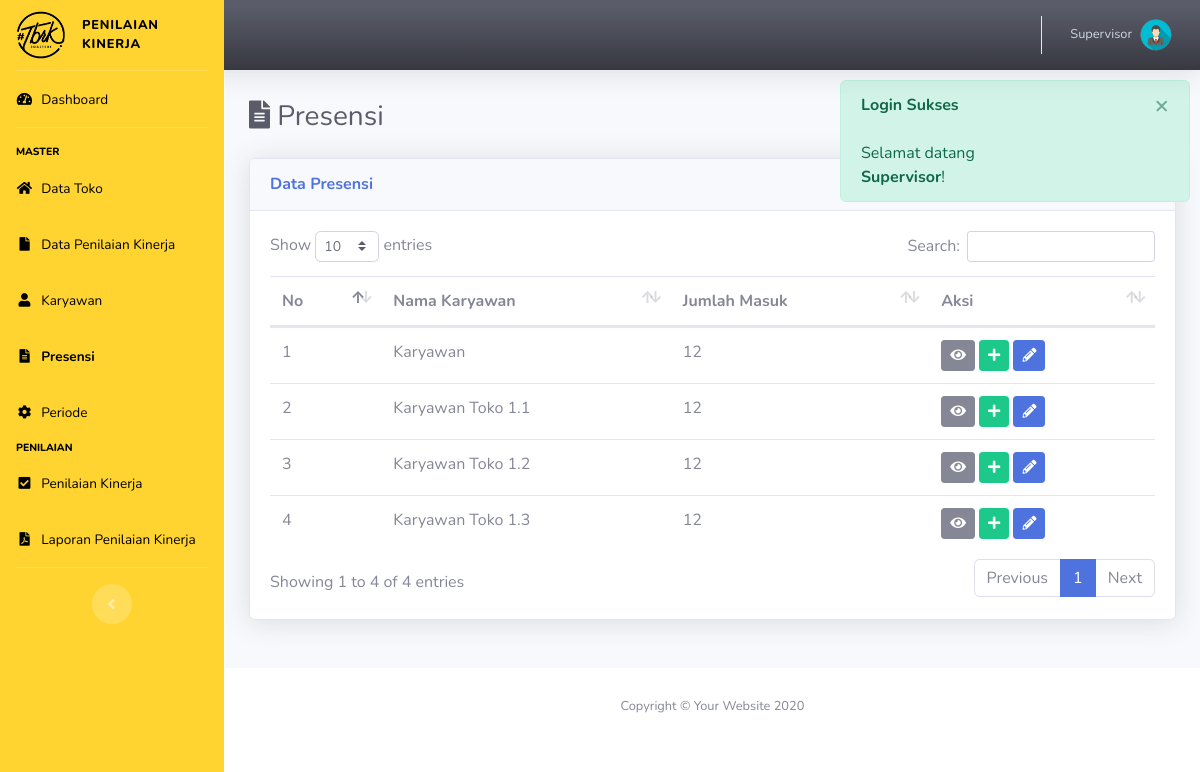
/index.php?p=presensi (signed in), run on the app's committed database.
### tables this page shows
CREATE TABLE `karyawan` (
  `id_kar` varchar(12) NOT NULL,
  `id_jabatan` int(11) NOT NULL,
  `id_toko` int(11) NOT NULL,
  `password` varchar(12) NOT NULL,
  `nama` varchar(50) NOT NULL,
  `alamat` varchar(50) NOT NULL,
  `no_telp` varchar(50) NOT NULL
);

CREATE TABLE `presensi` (
  `id_pres` int(11) NOT NULL,
  `id_periode` int(11) NOT NULL DEFAULT '0',
  `id_kar` varchar(12) NOT NULL,
  `jml_masuk` int(11) NOT NULL
);

### pages/presensi.php (the view, shortened to what this page needs)
<div class="d-sm-flex align-items-center justify-content-between mb-4">
    <h1 class="h3 mb-0 text-gray-800"> <i class="fa fa-file-alt"></i> Presensi</h1>
</div>
<?php
	$ket = "Data";
?>
<div class="row row_angket">
	<div class="col mb-4">
		<div class="card shadow mb-4">
            <div class="card-header py-3 d-flex flex-row align-items-center justify-content-between">
                <h6 class="m-0 font-weight-bold text-primary"><?= ucfirst($ket); ?> Presensi</h6>
            </div>
            <div class="card-body">
            <?php
            	if(!isset($form)):
            ?>
            	<table class="table dataTable">
            		<thead>
            			<tr>
            				<th>No</th>
            				<th>Nama Karyawan</th>
            				<th>Jumlah Masuk</th>
            				<th>Aksi</th>
            			</tr>
            		</thead>
            		<tbody>
            		<?php
            			$i=0;
                        $idd = "SELECT * FROM karyawan WHERE nama = '{$_SESSION['name']}'";
                        $p = mysqli_query($con,$idd);
                        while ($row = mysqli_fetch_array($p)) {
                            $idtk = $row['id_toko'];
                        }
            			$sql = "SELECT *,
                                    k.id_kar AS idk FROM karyawan k
                                JOIN jabatan j ON k.id_jabatan  = j.id_jabatan
                                LEFT JOIN presensi p ON k.id_kar = p.id_kar
                                JOIN periode q ON p.id_periode = q.id_periode
                                WHERE k.id_toko = $idtk AND j.level = 4 AND q.status_periode = 1 ";
            			$q = mysqli_query($con, $sql);
            			while($row = mysqli_fetch_array($q)):
                            $id_pres = $row['id_pres']==null?"kar_".$row['idk']:$row['id_pres'];
                            $jml_masuk = $row['jml_masuk']==null?'0':$row['jml_masuk'];
            		?>
            			<tr>
            				<td><?= ++$i; ?></td>
                            <td><?= $row['nama']; ?></td>
                            <td><?= $jml_masuk; ?></td>
            				<td>
                                <button type="button" class="btn btn-sm btn-secondary btn-detail" data-id="<?= $row['idk'] ?>" data-toggle="tooltip" data-placement="top" title="Detail">
                                    <i class="fa fa-eye"></i>
                                </button>
                                <button type="button" class="btn btn-sm btn-success btn-tambah" data-jml="<?= $jml_masuk ?>" data-id="<?= $id_pres ?>" data-toggle="tooltip" data-placement="top" title="Tambah">
                                    <i class="fa fa-plus"></i>
                                </button>
                                <?php if(substr($id_pres, 0, 3) != "kar"): ?>
                                <a href="index.php?p=presensi&ket=ubah&id=<?= $id_pres ?>" class="btn btn-sm btn-primary" data-toggle="tooltip" data-placement="top" title="Ubah Data"><i class="fa fa-pencil-alt"></i></a>
                                <?php endif; ?>
                            </td>
            			</tr>
            		<?php endwhile; ?>
            		</tbody>
            	</table>
            	<?php endif; ?>
            </div>
        </div>
    </div>
</div>

### data on the page
karyawan: nama "Karyawan", presensi.jml_masuk "12"
karyawan: nama "Karyawan Toko 1.1", presensi.jml_masuk "12"
karyawan: nama "Karyawan Toko 1.2", presensi.jml_masuk "12"
karyawan: nama "Karyawan Toko 1.3", presensi.jml_masuk "12"

### other printed values
$_SESSION['name'] "Supervisor"
$ket "Data"
$_SESSION["flash"]["head"] "Login Sukses"
$_SESSION["flash"]["msg"] "Selamat datang Supervisor !"
